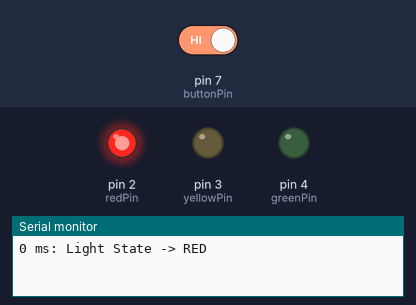
This sketch was run on a simulated Arduino Uno, built with avr-gcc and run on an emulated ATmega328P. On the bench: output pins drawn as LEDs (lit = HIGH), the last lines printed to the serial monitor. The test bench sets the inputs (shaded band); at power-on: pin 7 (buttonPin) HIGH.

Above: at 1.2 s.
1.3 s: pin 7 (buttonPin) driven LOW
At 5.8 s:
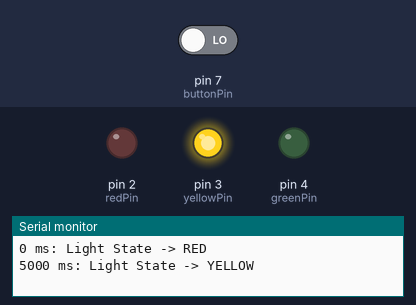
At 7.4 s:
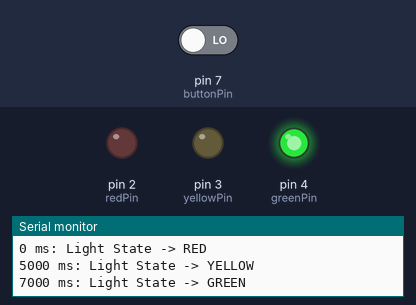
Timing chart, 0 to 12.5 s (numbered marks = the images above; inputs shaded):
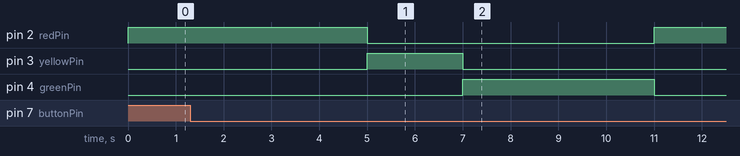

Measured:
- after the input at 1.3 s, pin 2 (redPin): goes on until 11.0 s, then stays HIGH; pin 3 (yellowPin): goes on until 7.0 s, then stays LOW; pin 4 (greenPin): goes on until 11.0 s, then stays LOW

The sketch:

traffic_light.ino
```cpp
// Define Pins
const int redPin = 2;
const int yellowPin = 3;
const int greenPin = 4;
const int buttonPin = 7;

void setup() {
  pinMode(redPin, OUTPUT);
  pinMode(yellowPin, OUTPUT);
  pinMode(greenPin, OUTPUT);
  pinMode(buttonPin, INPUT_PULLUP); // Using internal pull-up
  Serial.begin(9600);
}

void loop() {
  // Check for Pedestrian Button
  if (digitalRead(buttonPin) == LOW) {
    handlePedestrian();
  }

  // Traffic Light Sequence
  lightState("RED", redPin, 5000);
  lightState("YELLOW", yellowPin, 2000);
  lightState("GREEN", greenPin, 4000);
}

void lightState(String color, int pin, int duration) {
  digitalWrite(redPin, LOW);
  digitalWrite(yellowPin, LOW);
  digitalWrite(greenPin, LOW);

  digitalWrite(pin, HIGH);
  Serial.print(millis());
  Serial.print(" ms: Light State -> ");
  Serial.println(color);
  delay(duration);
}

void handlePedestrian() {
  Serial.println("Pedestrian button pressed! Forcing RED.");
  digitalWrite(redPin, HIGH);
  digitalWrite(yellowPin, LOW);
  digitalWrite(greenPin, LOW);
  delay(8000);
}
```
